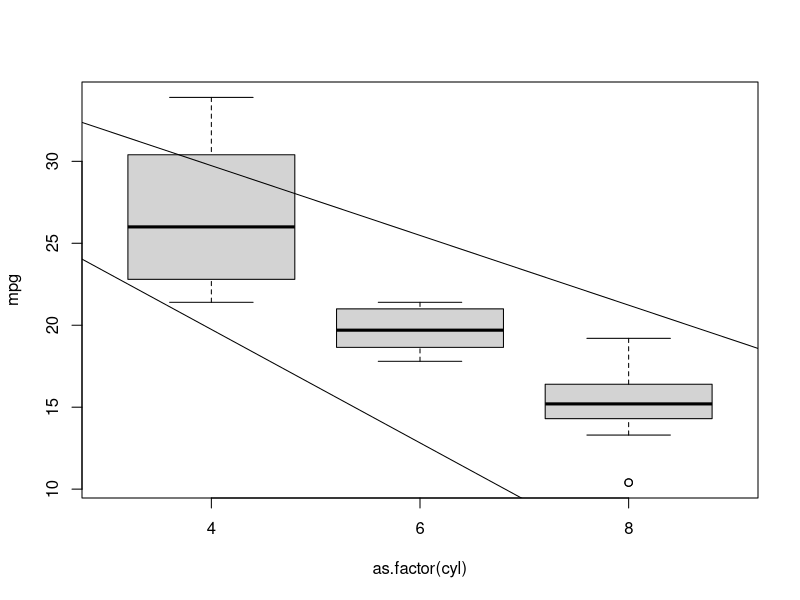
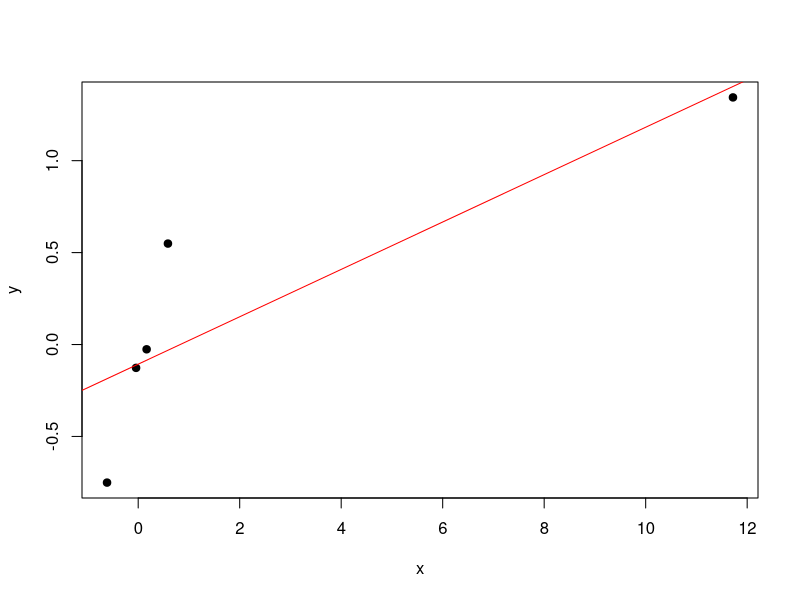
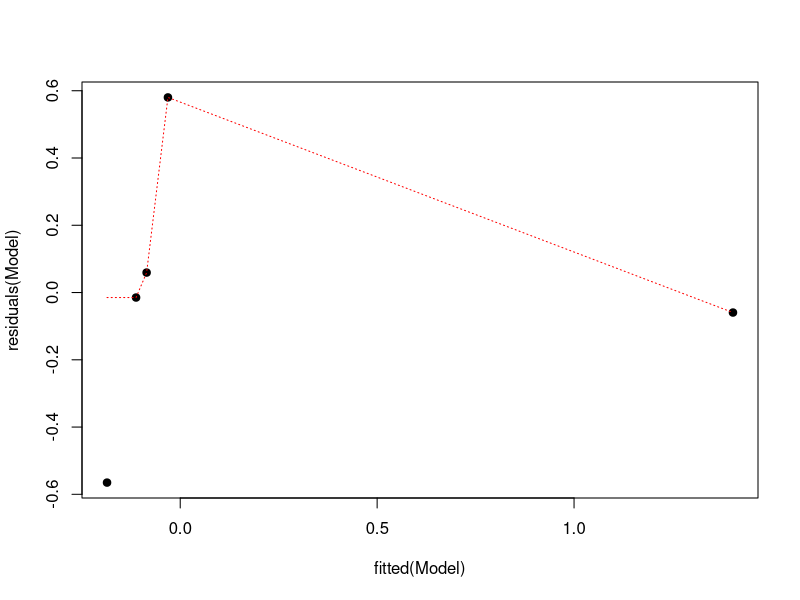
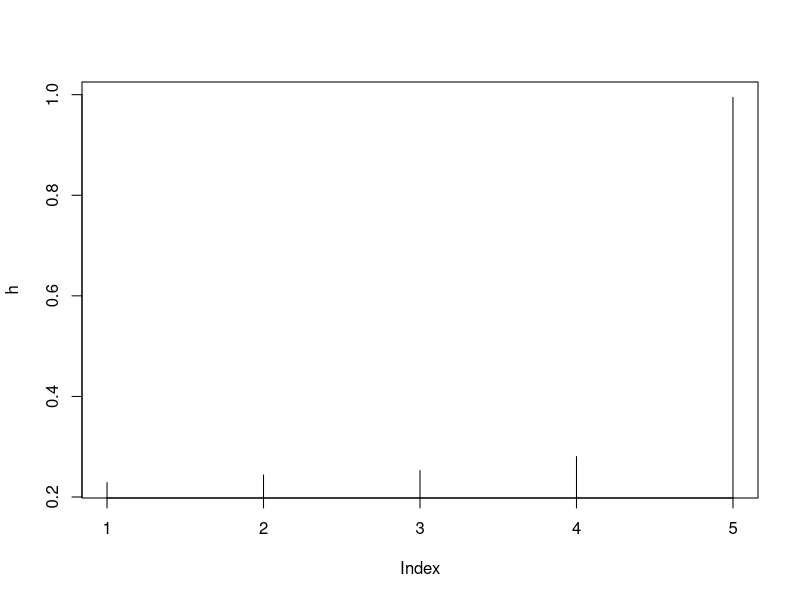
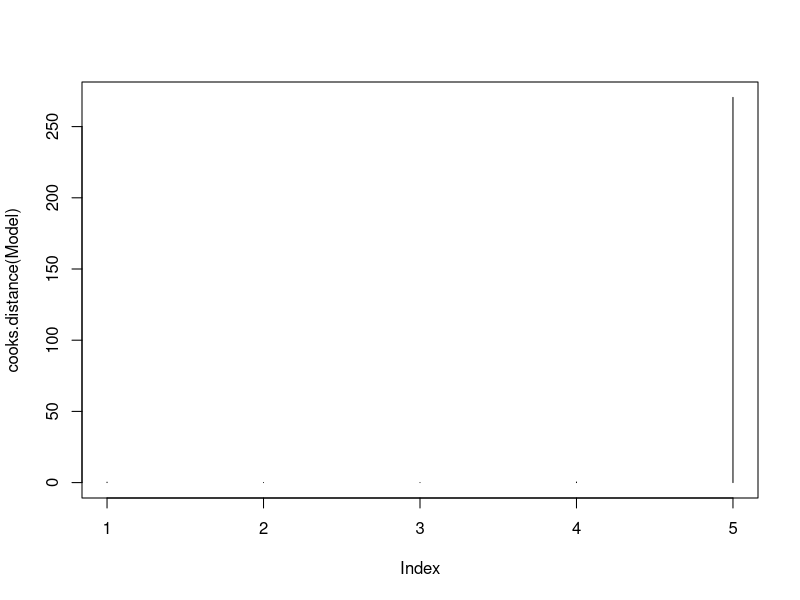
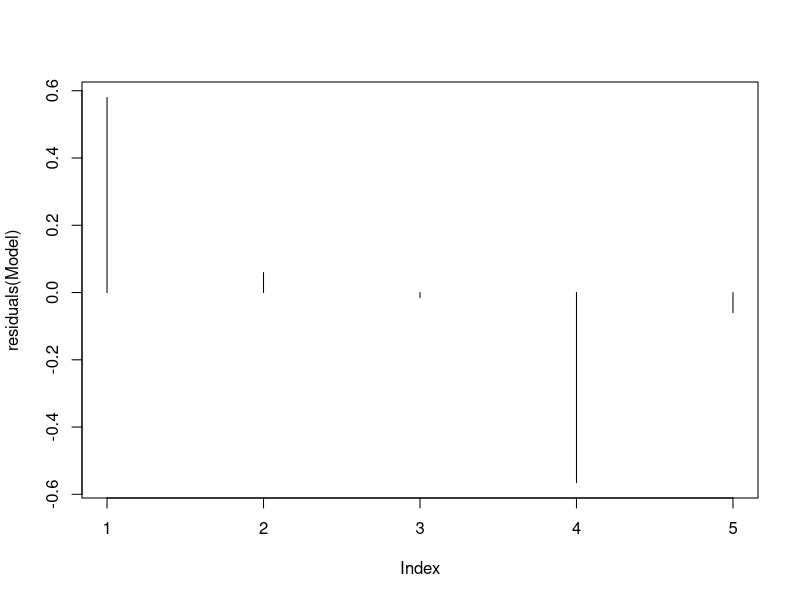
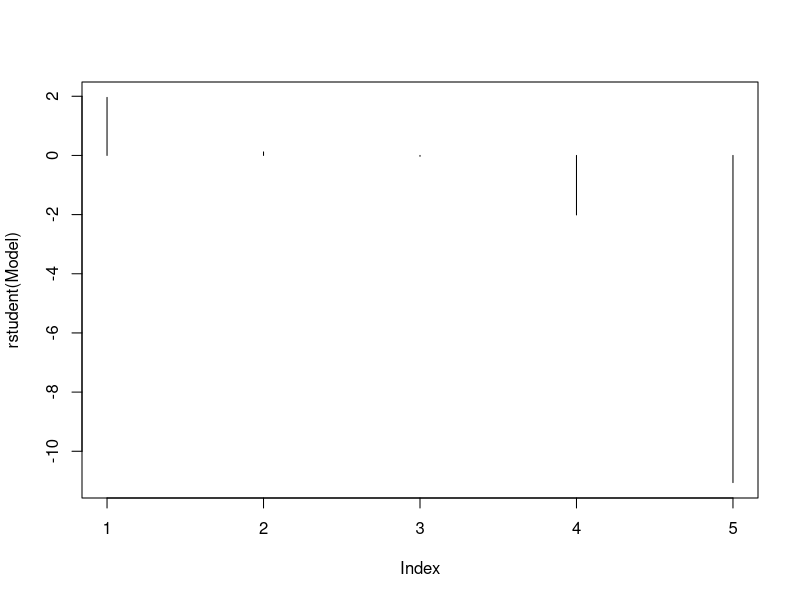

Recreate these plots in R, in order.
#Q1: Compare effect on mpg of 8 vs 4 cylinders, where cyl is a factor variable
#     and wt is a confounder
data(mtcars)
fit <- lm(mpg ~ as.factor(cyl)+wt, data=mtcars)
summary(fit)
co <- coefficients(fit)
co["as.factor(cyl)8:wt"]+co["wt"]+co["as.factor(cyl)8"]
# Ans: Holding weight constant, 
# cylinder appears to have more of an impact on mpg
# than if weight is disregarded.

#Q2: Compare effect of mpg on 8 vs 4 cylinders basis 
#     the adjusted and unadjusted model where wt is confounder
data(mtcars)
fitAdjusted <- lm(mpg ~ as.factor(cyl)+wt, data=mtcars)
fitUnAdjusted <- lm(mpg ~ as.factor(cyl), data=mtcars)

with(data=mtcars, plot(mpg ~ as.factor(cyl)))
with(data=mtcars, abline(fitAdjusted))
with(data=mtcars, abline(fitUnAdjusted))

#Q3: Compare the models with and without interaction 
data(mtcars)
fitAdditive <- lm(mpg ~ as.factor(cyl)+wt, data=mtcars)
fitMultiplicative <- lm(mpg ~ as.factor(cyl)*wt, data=mtcars)
anova(fitAdditive, fitMultiplicative)

#Q4: Give the hat diagonal for the most influential point
x <- c(0.586, 0.166, -0.042, -0.614, 11.72)
y <- c(0.549, -0.026, -0.127, -0.751, 1.344)

Model <- lm(y ~ x) 
plot(x, y, type="p", pch=19)
abline(Model, col="red")
?influence
influence(Model)

# Leverage:
# Leverage is a function of the explanatory variables alone 
#   and measures the potential for a data point 
#   to affect the model parameter estimates
# Influence is a measure of how a data point
#   actually does affect a model.

# Examine the residuals
plot(fitted(Model), residuals(Model), pch=19)
lines(lowess(fitted(Model), residuals(Model)), lty=3, col="red")

# Leverage: Examine hats derived from the design matrix
h <- hat(model.matrix(Model))
plot(h, type="h") # Identify high leverage observation(s), here obs. #5

# Influence: Examine influence
plot(cooks.distance(Model), type="h")

# Residuals
plot(residuals(Model), type="h")  # Obs. #1, #3 show largest residuals
plot(rstudent(Model), type="h")   # Obs. #5 is the largest when normalized
# Normalization of residuals:
#   For any observation:
#     The response variable has inherent variation
#     Variance of response variable is equal to variance of residual
#   Ideal model: For any observation.. 
#     Regression coefficents have zero variation
#     Variance of response variable is equal to the variance of residual
#       var(y) = var(e)
#   Estimated model: For any observation..
#     Estimated coefficient have some variation - intercept, slope
#     Estimated residuals have some variation 
#       r(i) = eHat(i)/sd(eHat(i))
#       var(eHat(i)) = var(e(i))*(1-Hat(i))    
#           Hat: Diagonal of the Hat matrix
#           MSE: Estimate of var(e) 

#   Homoskedasticity: 
#     Variation of the residual is the same for any observation
#     Therefore residuals may be pooled
#     Variation of the pool is the variation of response variable

#dfbetas
dfbetas(Model)


# What is the hat matrix?

# What are the magical properties?